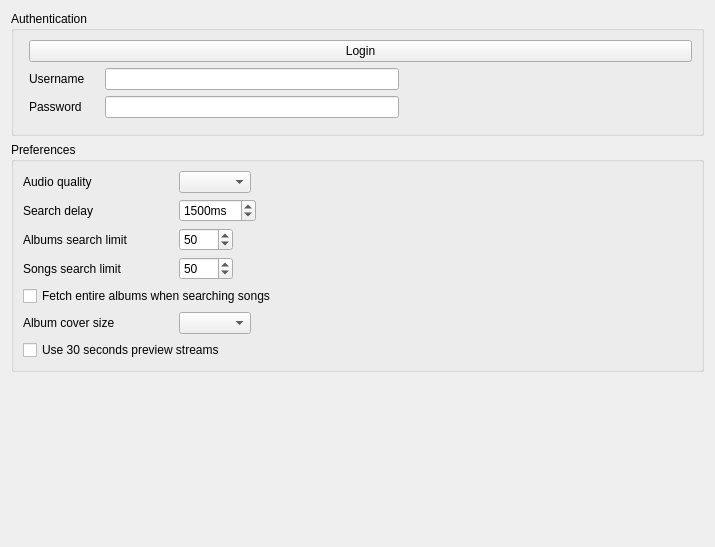
<?xml version="1.0" encoding="UTF-8"?>
<ui version="4.0">
 <class>DeezerSettingsPage</class>
 <widget class="QWidget" name="DeezerSettingsPage">
  <property name="geometry">
   <rect>
    <x>0</x>
    <y>0</y>
    <width>715</width>
    <height>547</height>
   </rect>
  </property>
  <property name="windowTitle">
   <string>Deezer</string>
  </property>
  <layout class="QVBoxLayout" name="verticalLayout">
   <item>
    <widget class="QGroupBox" name="credential_group">
     <property name="sizePolicy">
      <sizepolicy hsizetype="Preferred" vsizetype="Maximum">
       <horstretch>0</horstretch>
       <verstretch>0</verstretch>
      </sizepolicy>
     </property>
     <property name="title">
      <string>Authentication</string>
     </property>
     <layout class="QFormLayout" name="formLayout">
      <item row="0" column="1">
       <layout class="QVBoxLayout" name="verticalLayout_3">
        <item>
         <widget class="QPushButton" name="button_login">
          <property name="text">
           <string>Login</string>
          </property>
         </widget>
        </item>
        <item>
         <spacer name="spacer_auth">
          <property name="orientation">
           <enum>Qt::Vertical</enum>
          </property>
          <property name="sizeHint" stdset="0">
           <size>
            <width>0</width>
            <height>0</height>
           </size>
          </property>
         </spacer>
        </item>
        <item>
         <layout class="QHBoxLayout" name="layout_username">
          <item>
           <widget class="QLabel" name="label_username">
            <property name="minimumSize">
             <size>
              <width>70</width>
              <height>0</height>
             </size>
            </property>
            <property name="text">
             <string>Username</string>
            </property>
           </widget>
          </item>
          <item>
           <widget class="QLineEdit" name="username"/>
          </item>
          <item>
           <spacer name="spacer_username">
            <property name="orientation">
             <enum>Qt::Horizontal</enum>
            </property>
            <property name="sizeHint" stdset="0">
             <size>
              <width>40</width>
              <height>20</height>
             </size>
            </property>
           </spacer>
          </item>
         </layout>
        </item>
        <item>
         <layout class="QHBoxLayout" name="layout_password">
          <item>
           <widget class="QLabel" name="label_password">
            <property name="minimumSize">
             <size>
              <width>70</width>
              <height>0</height>
             </size>
            </property>
            <property name="text">
             <string>Password</string>
            </property>
           </widget>
          </item>
          <item>
           <widget class="QLineEdit" name="password">
            <property name="echoMode">
             <enum>QLineEdit::Password</enum>
            </property>
           </widget>
          </item>
          <item>
           <spacer name="spacer_password">
            <property name="orientation">
             <enum>Qt::Horizontal</enum>
            </property>
            <property name="sizeHint" stdset="0">
             <size>
              <width>40</width>
              <height>20</height>
             </size>
            </property>
           </spacer>
          </item>
         </layout>
        </item>
        <item>
         <widget class="LoginStateWidget" name="login_state" native="true"/>
        </item>
       </layout>
      </item>
     </layout>
    </widget>
   </item>
   <item>
    <widget class="QGroupBox" name="groupbox_preferences">
     <property name="title">
      <string>Preferences</string>
     </property>
     <layout class="QVBoxLayout" name="verticalLayout_2">
      <item>
       <layout class="QHBoxLayout" name="horizontalLayout_quality">
        <item>
         <widget class="QLabel" name="label_quality">
          <property name="minimumSize">
           <size>
            <width>150</width>
            <height>0</height>
           </size>
          </property>
          <property name="text">
           <string>Audio quality</string>
          </property>
         </widget>
        </item>
        <item>
         <widget class="QComboBox" name="combobox_quality"/>
        </item>
        <item>
         <spacer name="spacer_quality">
          <property name="orientation">
           <enum>Qt::Horizontal</enum>
          </property>
          <property name="sizeHint" stdset="0">
           <size>
            <width>40</width>
            <height>20</height>
           </size>
          </property>
         </spacer>
        </item>
       </layout>
      </item>
      <item>
       <layout class="QHBoxLayout" name="horizontalLayout_searchdelay">
        <item>
         <widget class="QLabel" name="label_searchdelay">
          <property name="minimumSize">
           <size>
            <width>150</width>
            <height>0</height>
           </size>
          </property>
          <property name="text">
           <string>Search delay</string>
          </property>
         </widget>
        </item>
        <item>
         <widget class="QSpinBox" name="spinbox_searchdelay">
          <property name="suffix">
           <string>ms</string>
          </property>
          <property name="minimum">
           <number>0</number>
          </property>
          <property name="maximum">
           <number>10000</number>
          </property>
          <property name="singleStep">
           <number>50</number>
          </property>
          <property name="value">
           <number>1500</number>
          </property>
         </widget>
        </item>
        <item>
         <spacer name="spacer_searchdelay">
          <property name="orientation">
           <enum>Qt::Horizontal</enum>
          </property>
          <property name="sizeHint" stdset="0">
           <size>
            <width>40</width>
            <height>20</height>
           </size>
          </property>
         </spacer>
        </item>
       </layout>
      </item>
      <item>
       <layout class="QHBoxLayout" name="horizontalLayout_albumssearchlimit">
        <item>
         <widget class="QLabel" name="label_albumssearchlimit">
          <property name="minimumSize">
           <size>
            <width>150</width>
            <height>0</height>
           </size>
          </property>
          <property name="text">
           <string>Albums search limit</string>
          </property>
         </widget>
        </item>
        <item>
         <widget class="QSpinBox" name="spinbox_albumssearchlimit">
          <property name="minimum">
           <number>1</number>
          </property>
          <property name="maximum">
           <number>1000</number>
          </property>
          <property name="value">
           <number>50</number>
          </property>
         </widget>
        </item>
        <item>
         <spacer name="spacer_albumssearchlimit">
          <property name="orientation">
           <enum>Qt::Horizontal</enum>
          </property>
          <property name="sizeHint" stdset="0">
           <size>
            <width>40</width>
            <height>20</height>
           </size>
          </property>
         </spacer>
        </item>
       </layout>
      </item>
      <item>
       <layout class="QHBoxLayout" name="horizontalLayout_songssearchlimit">
        <item>
         <widget class="QLabel" name="label_songssearchlimit">
          <property name="minimumSize">
           <size>
            <width>150</width>
            <height>0</height>
           </size>
          </property>
          <property name="text">
           <string>Songs search limit</string>
          </property>
         </widget>
        </item>
        <item>
         <widget class="QSpinBox" name="spinbox_songssearchlimit">
          <property name="minimum">
           <number>1</number>
          </property>
          <property name="maximum">
           <number>1000</number>
          </property>
          <property name="value">
           <number>50</number>
          </property>
         </widget>
        </item>
        <item>
         <spacer name="spacer_songssearchlimit">
          <property name="orientation">
           <enum>Qt::Horizontal</enum>
          </property>
          <property name="sizeHint" stdset="0">
           <size>
            <width>40</width>
            <height>20</height>
           </size>
          </property>
         </spacer>
        </item>
       </layout>
      </item>
      <item>
       <widget class="QCheckBox" name="checkbox_fetchalbums">
        <property name="text">
         <string>Fetch entire albums when searching songs</string>
        </property>
       </widget>
      </item>
      <item>
       <layout class="QHBoxLayout" name="horizontalLayout_coversize">
        <item>
         <widget class="QLabel" name="label_coversize">
          <property name="minimumSize">
           <size>
            <width>150</width>
            <height>0</height>
           </size>
          </property>
          <property name="text">
           <string>Album cover size</string>
          </property>
         </widget>
        </item>
        <item>
         <widget class="QComboBox" name="combobox_coversize"/>
        </item>
        <item>
         <spacer name="spacer_coversize">
          <property name="orientation">
           <enum>Qt::Horizontal</enum>
          </property>
          <property name="sizeHint" stdset="0">
           <size>
            <width>40</width>
            <height>20</height>
           </size>
          </property>
         </spacer>
        </item>
       </layout>
      </item>
      <item>
       <widget class="QCheckBox" name="checkbox_preview">
        <property name="text">
         <string>Use 30 seconds preview streams</string>
        </property>
       </widget>
      </item>
     </layout>
    </widget>
   </item>
   <item>
    <spacer name="spacer_middle">
     <property name="orientation">
      <enum>Qt::Vertical</enum>
     </property>
     <property name="sizeHint" stdset="0">
      <size>
       <width>20</width>
       <height>30</height>
      </size>
     </property>
    </spacer>
   </item>
   <item>
    <layout class="QHBoxLayout" name="horizontalLayout_3">
     <item>
      <spacer name="spacer_bottom">
       <property name="orientation">
        <enum>Qt::Horizontal</enum>
       </property>
       <property name="sizeHint" stdset="0">
        <size>
         <width>40</width>
         <height>20</height>
        </size>
       </property>
      </spacer>
     </item>
     <item>
      <widget class="QLabel" name="label_deezer">
       <property name="minimumSize">
        <size>
         <width>200</width>
         <height>62</height>
        </size>
       </property>
       <property name="maximumSize">
        <size>
         <width>200</width>
         <height>62</height>
        </size>
       </property>
       <property name="pixmap">
        <pixmap resource="../../data/data.qrc">:/pictures/deezer.png</pixmap>
       </property>
      </widget>
     </item>
    </layout>
   </item>
  </layout>
 </widget>
 <customwidgets>
  <customwidget>
   <class>LoginStateWidget</class>
   <extends>QWidget</extends>
   <header>widgets/loginstatewidget.h</header>
   <container>1</container>
  </customwidget>
 </customwidgets>
 <resources>
  <include location="../../data/data.qrc"/>
  <include location="../../data/icons.qrc"/>
 </resources>
 <connections/>
</ui>
